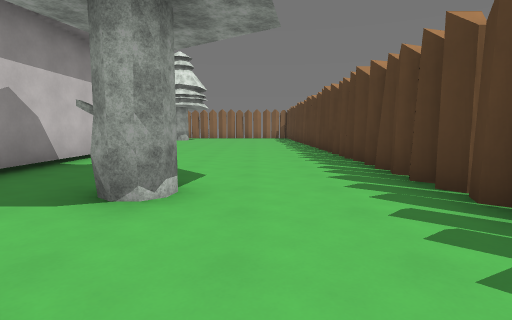
view 1 (above)

24 first-person views from a walk through a level from a Godot 3-D game. The camera is 1.4 m above the floor, tilts 6° down and sees 80° across. The floor is counted in squares, 2 m on a side. Each view is taken from the middle of a square. On the plan, view 1 faces up. The plan holds only what a view shows up to about 10 squares ahead; the rest is blank. The place goes on beyond the plan. Surface patterns are stand-ins for the level's own textures.

view 2
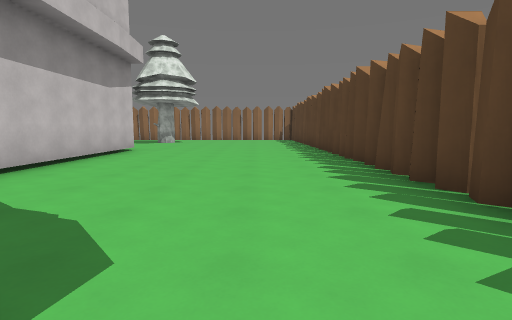

view 3
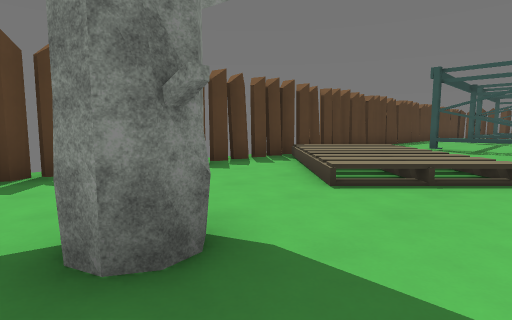

view 4
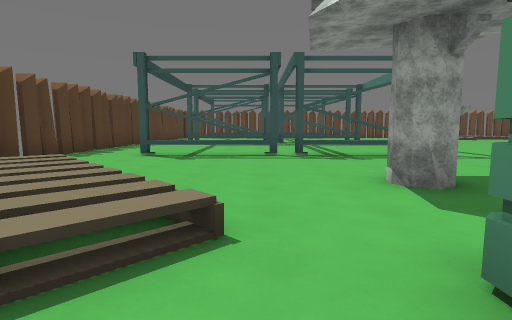

view 5
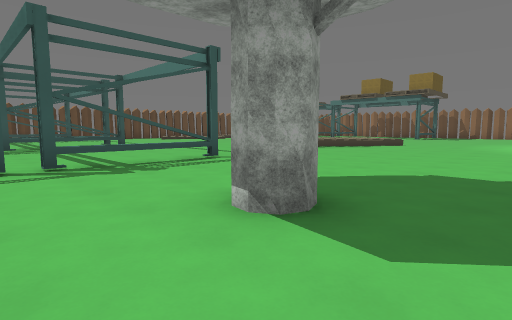

view 6
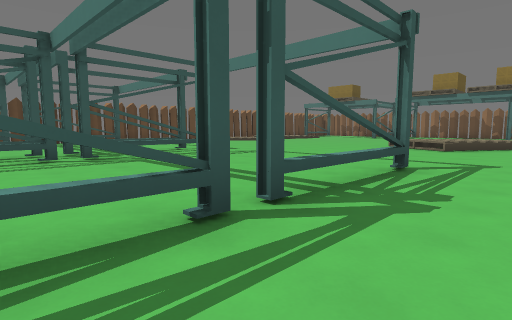

view 7
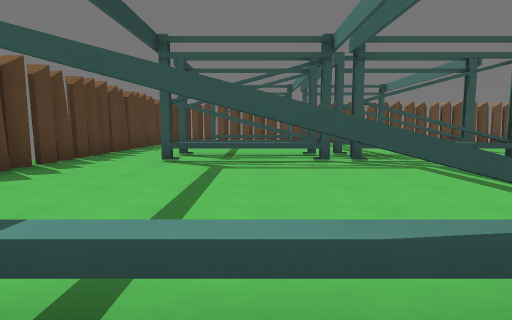

view 8
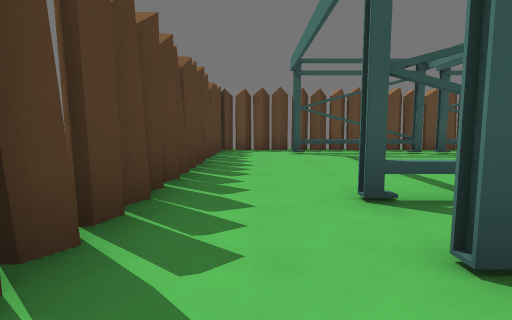

view 9
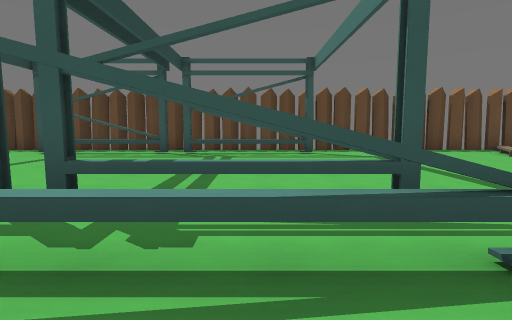

view 10
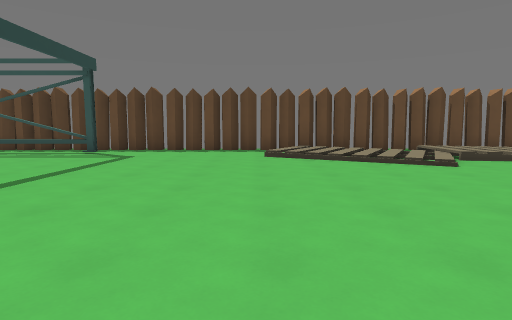

view 11
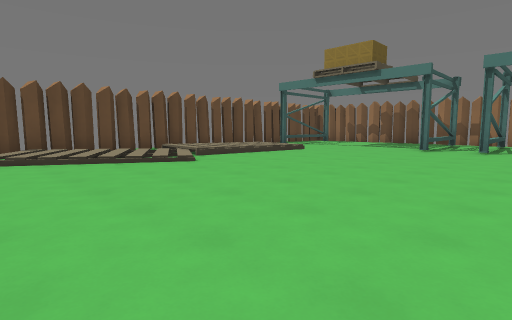

view 12
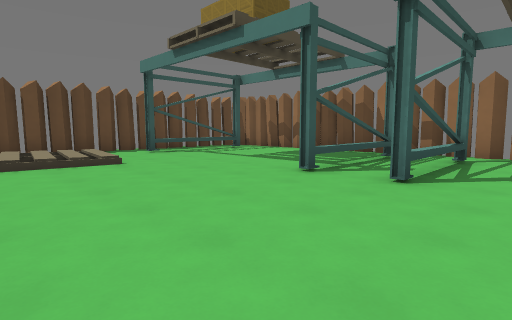

view 13
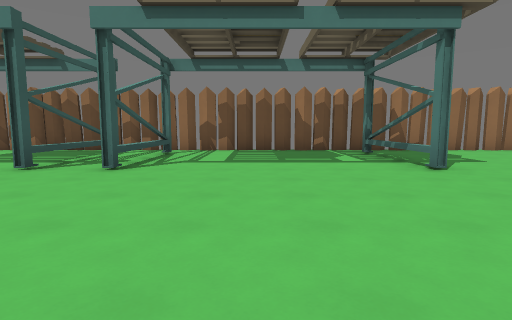

view 14
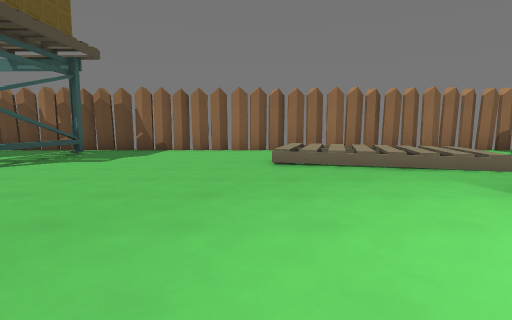

view 15
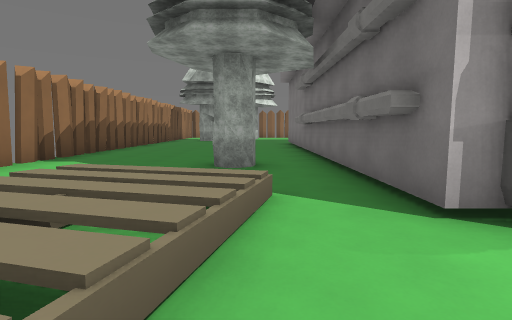

view 16
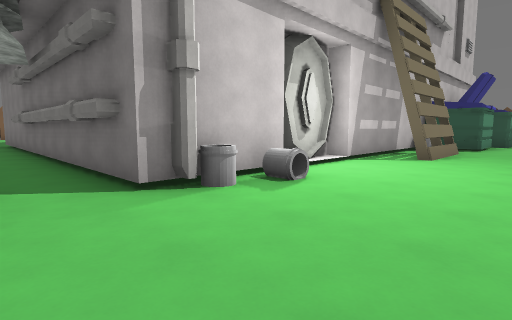

view 17
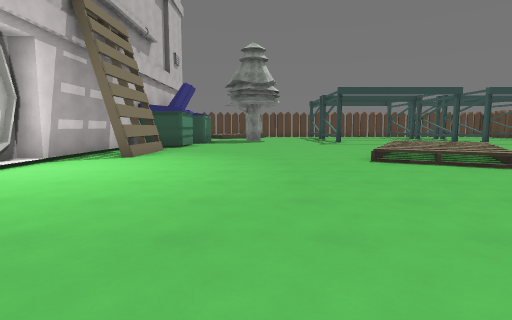

view 18
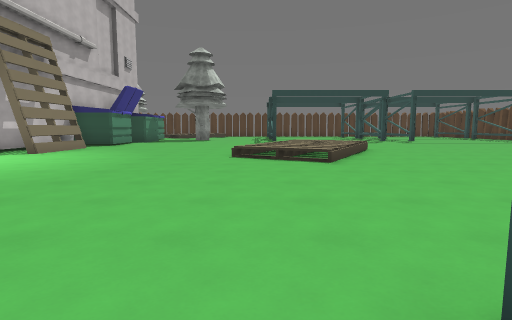

view 19
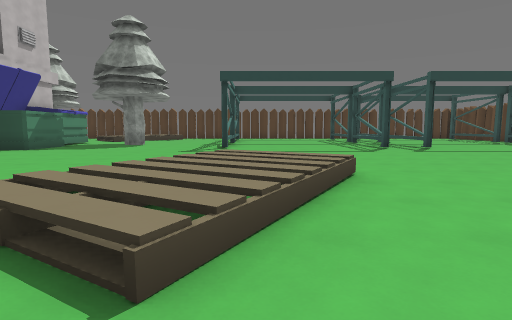

view 20
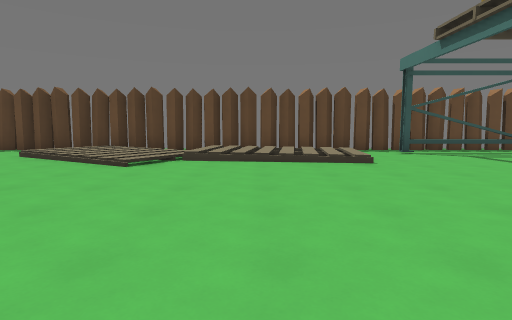

view 21
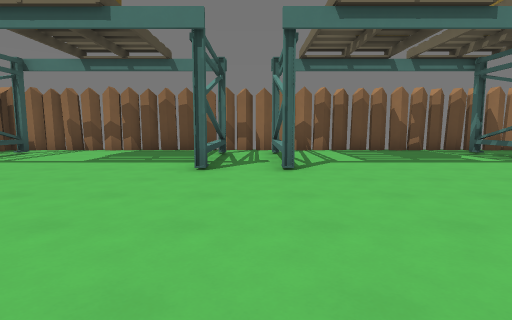

view 22
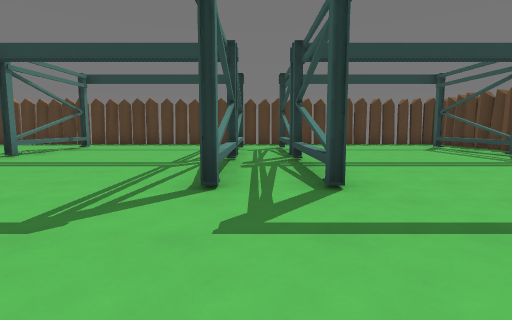

view 23
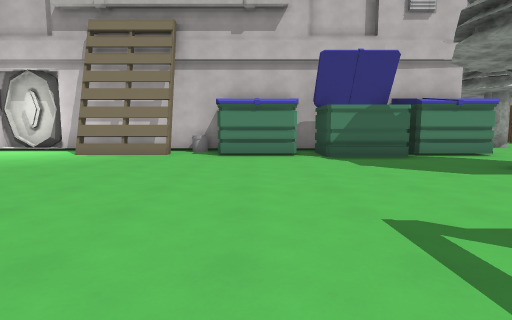

view 24
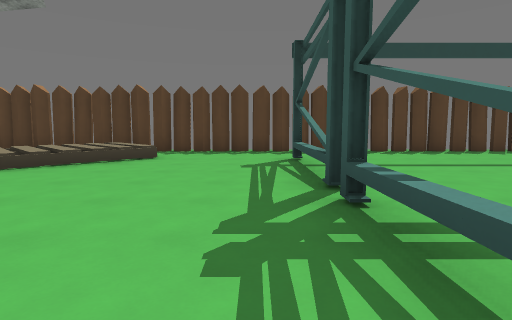

### Floor plan
Key: @ floor where view 1 was taken; # wall or solid block; x gap in a wall; . main floor; : floor 0.25 m higher than the main floor; / step, stairs or slope; = window, fence, low wall or low ledge; ^ raised ledge; T tree; O other object.
Columns run from 27 left of view 1 to 2 right of it. Each row starts with its distance up from view 1.
 13                        ......#
 12                        #.....x
 11        #               #.....#
 10       .#               #.....#
  9 x... ..#               #.....x
  8 #......#               #.....#
  7 #......#               #.....#
  6 x......#               #.....x
  5 #....T.#               #.....#
  4 #.  ...#                .....#
  3 x. ....#                ..T..x
  2 #  ///.#:######:        .....#
  1 #  ==/.OO......O####    ../..#
  0 x ===........###########.//@.x
 -1 # ===...................//=^.#
 -2 #......................../^^^#
 -3 x.....................T....^.x
 -4 #............................#
 -5 #............................#
 -6 x..........//................x
 -7 #.=#^....../==/.....=#^x=#^..#
 -8 #........../===..............#
 -9 x............=.  ............x
-10 #............................#
-11 #............................#
-12 x.=#=...............=#=x=#=..x
-13 #............................#
-14 #.=#^...............=#^x=#^..#
-15 x............................x
-16 #............................#
-17 #......//..//................#
-18 x......////////..............x
-19 #.=#=..////////.....=#=x=#=..#
-20 #......  //.///..............#
-21 ##############################

Positions as (right, up) in squares from view 1, and headings:
1: (0, 0), facing up
2: (0, 3), facing up
3: (-3, 4), facing down-right
4: (-3, 1), facing down
5: (-3, -1), facing down-left
6: (-2, -5), facing down-left
7: (-2, -6), facing down
8: (1, -11), facing down
9: (-6, -11), facing down
10: (-12, -11), facing down
11: (-12, -11), facing down-left
12: (-18, -11), facing down-left
13: (-17, -10), facing left
14: (-17, -2), facing left
15: (-22, -1), facing up
16: (-22, -2), facing up-right
17: (-22, -3), facing right
18: (-23, -6), facing right
19: (-18, -8), facing right
20: (-18, -11), facing down
21: (-17, -13), facing left
22: (-11, -13), facing right
23: (-10, -8), facing up
24: (-7, -6), facing right
